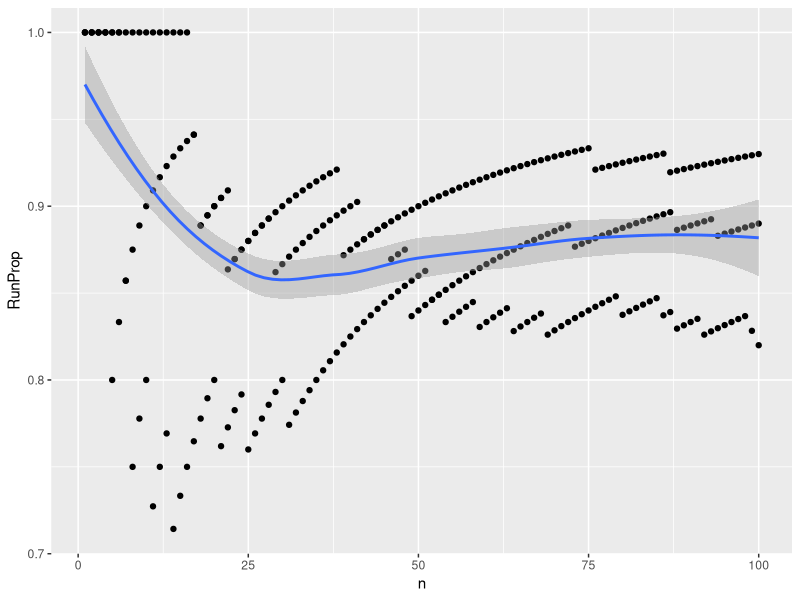

The R script that drew this image:
library(ggplot2)
N = 100 # Specify the total number of flips, denoted N.
n = 1:N                   # Number of flips at each step.
pHeads = 0.9 # Specify underlying probability of heads.

trial1 = 1:N
trial2 = 1:N #creates a vector of N length, values replaced in for loop
trial3 = 1:N


number_h = 0 #number of heads
for (a in 1:N){
	flipSequence = sample( x=c(0,1), prob=c(1-pHeads,pHeads), size=1, replace=TRUE )#one trial at a time
	if(flipSequence[1] == 1){number_h = number_h+1}#updates number of heads
	trial1 <- replace(trial1,a,number_h /a)#adds propability
}

number_h = 0
for (a in 1:N){
	flipSequence = sample( x=c(0,1), prob=c(1-pHeads,pHeads), size=1, replace=TRUE )#one trial at a time
	if(flipSequence[1] == 1){number_h = number_h+1}#updates number of heads
	trial2 <- replace(trial2,a,number_h /a)#adds propability
}

number_h = 0
for (a in 1:N){
	flipSequence = sample( x=c(0,1), prob=c(1-pHeads,pHeads), size=1, replace=TRUE )#one trial at a time
	if(flipSequence[1] == 1){number_h = number_h+1}#updates number of heads
	trial3 <- replace(trial3,a,number_h /a)#adds propability
}

RunProp = c(trial1, trial2, trial3) #vector of all trials to put in plot

df <- data.frame(n, RunProp)
df2 <- data.frame(n, trial1, trial2, trial3)
print(tail(df2))


plot <- ggplot(data = df, aes(n, RunProp)) + geom_point()+ geom_smooth(method=loess)
ggsave("myplot1.svg")


